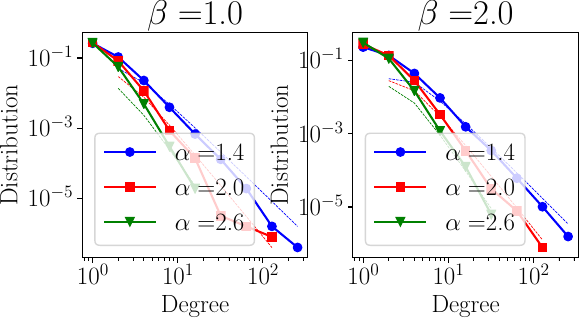

Reproduce this figure in Python.
from utils.plots import *
from model.defs import *
from model.transformed_ig import TransformedIG
from model.transformed_dir import TransformedDir
from model.cbnrg import CBNRG
from matplotlib import rc, rcParams

def plot_theory_degree(alpha, beta, **kwargs):
    xloglim = kwargs.get('xloglim', 8)
    step = kwargs.get('step', 1)
    spec = kwargs.get('spec', 'bo')
    label = kwargs.get('label', None)
    fontsize = kwargs.get('fontsize', 18)
    linewidth = kwargs.get('linewidth', 0.5)
    ax = kwargs.get('ax', None)

    x = np.array([2**i for i in np.arange(step, xloglim+step, step)])
    y = exp(alpha*log(beta) - (alpha+1)*log(x) - beta/log(x) - gammaln(alpha))
    if ax is None:
        plt.xscale('log')
        plt.yscale('log')
        plt.plot(x, y, spec, label=label, linewidth=linewidth)
        if label is not None:
            plt.legend(fontsize=fontsize)
    else:
        ax.set_xscale('log')
        ax.set_yscale('log')
        ax.plot(x, y, spec, label=label, linewidth=linewidth)
        if label is not None:
            ax.legend(fontsize=fontsize)

n = 10000
c = 10
phw = TransformedIG()
_, V = TransformedDir.sample_(0.1*np.ones(c), n)
alphas = [1.4, 2.0, 2.6]
betas = [1.0, 2.0]
emp_specs = ['bo-', 'rs-', 'gv-']
thr_specs = ['b--', 'r--', 'g--']
rc('font', family='Dejavu Sans')
rc('text', usetex=True)
fig, axarr = plt.subplots(1, 2)
for i, beta in enumerate(betas):
    axarr[i].set_title(r'$\beta=$%.1f' % beta, fontsize=25)
    for j, alpha in enumerate(alphas):
        print 'processing alpha %f, beta %f...' % (alpha, beta)
        _, w = phw.sample_(alpha, beta, n)
        graph = CBNRG.sample_graph(w, V)
        deg = graph['deg']
        label = r'$\alpha=$%.1f' % alpha
        _, x = plot_degree(deg, label=label, spec=emp_specs[j], ax=axarr[i])
        plot_theory_degree(alpha, beta, spec=thr_specs[j], ax=axarr[i],
                xloglim=log(x[-1])/log(2))
        axarr[i].set_xlabel(r'Degree', fontsize=18)
        axarr[i].xaxis.set_tick_params(labelsize=18)
        axarr[i].set_ylabel(r'Distribution', fontsize=18)
        axarr[i].yaxis.set_tick_params(labelsize=18)
    x0, x1 = axarr[i].get_xlim()
    y0, y1 = axarr[i].get_ylim()
    axarr[i].set_aspect((log(x1)-log(x0))/(log(y1)-log(y0)))
plt.show()
fig.savefig('figures/igcnrg_degree.pdf', dpi=500, bbox_inches='tight', pad_inches=0)
